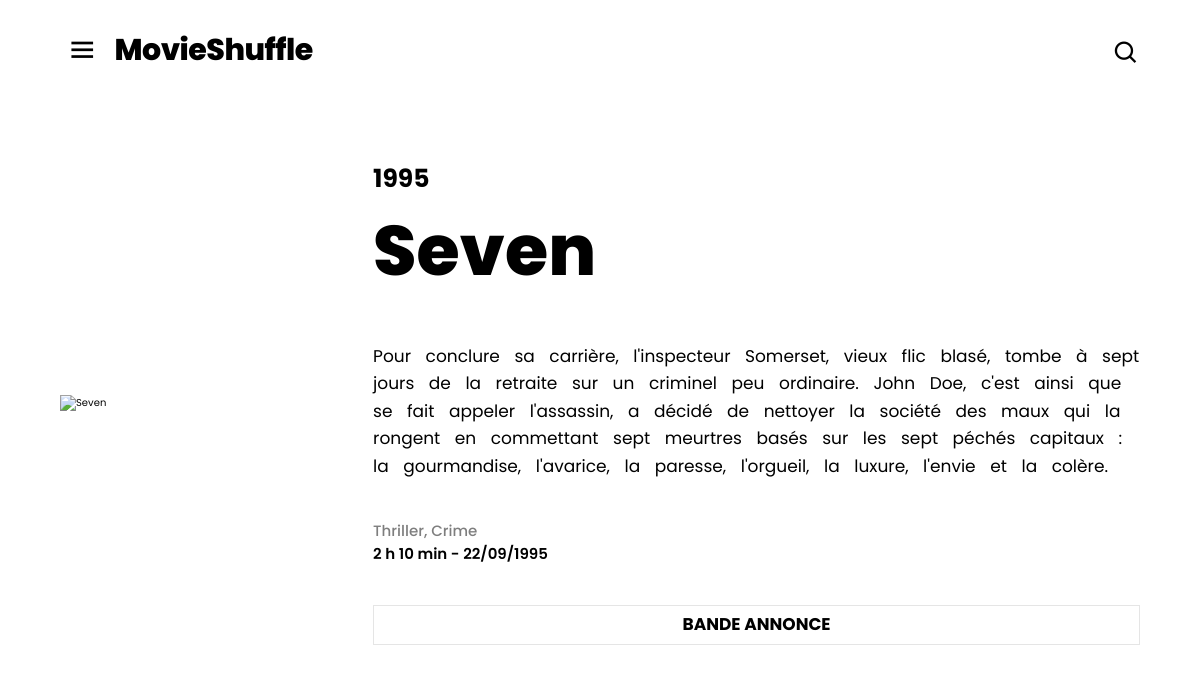
The page /movie.php?id=12 on the database its author committed.
### tables this page shows
CREATE TABLE movie
(
    id          SMALLINT PRIMARY KEY AUTO_INCREMENT,
    title       VARCHAR(255) NOT NULL,
    description TEXT,
    releaseDate DATE,
    duration    MEDIUMINT,
    video       VARCHAR(255)
);

### movie.php (the view, shortened to what this page needs)
<?php
    function convertTime($duration): string
    {
        $hours = floor($duration / 60);
        $minutes = $duration % 60;
        return "{$hours} h {$minutes} min";
    }
    $data = array('title' => 'Film Introuvable');
    if (isset($_GET['id'])) {
        $db = new PDO("mysql:host=localhost:3306;dbname=movieShuffle", 'root', 'rootroot');
        $query = "SELECT movie.id, movie.title, movie.description, movie.releaseDate, movie.duration, movie.video, movie.poster, GROUP_CONCAT(genre.name SEPARATOR ', ') AS genres FROM movie
                      JOIN movie_genre ON movie.id = movie_genre.movie_id
                      JOIN genre ON genre.id = movie_genre.genre_id
                      WHERE movie.id = :id
                      GROUP BY movie.id";
        $stmt = $db->prepare($query);
        $stmt->bindParam(':id', $_GET['id']);
        $stmt->execute();
        $data = $stmt->fetch();
        if(!empty($data)){
            $data['duration'] = convertTime($data['duration']);
        }else{
            $data = array('title' => 'Film Introuvable');
        }
    }
?>
<?php include('templates/header.php') ?>
<section class="movie">
    <div class="movie__container">
        <img src="assets/images/poster/<?= $data['poster'] ?>"
             alt="<?= $data['title'] ?>" class="movie__poster">
        <div class="movie__content">
            <div class="movie__content-infos">
                <span class="movie__content-year"><?= substr($data['releaseDate'], 0, 4) ?></span>
                <h1 class="movie__content-title"><?= $data['title'] ?></h1>
            </div>
            <p class="movie__content-description"><?= $data['description'] ?></p>
            <div class="movie__content-infos">
                <span class="movie__content-gender"><?= $data['genres'] ?></span>
                <span class="movie__content-info">
                    <?= $data['duration'] ?>
                    -
                    <?= date('d/m/Y', strtotime($data['releaseDate'])) ?>
                </span>
            </div>
            <a href="<?= $data['video'] ?>" target="_blank" class="movie__content-button">Bande annonce</a>
        </div>
    </div>
</section>
<?php include ('templates/footer.php') ?>

### assets/styles/css/style.css (style rules this page uses)
* { margin: 0; box-sizing: border-box; }
*:before, *:after { box-sizing: border-box; }
html { font-family: "Poppins", sans-serif; font-size: 62.5%; scroll-behavior: smooth; }
body { line-height: 1.5; -webkit-font-smoothing: antialiased; }
p, h1, h2, h3, h4, h5, h6 { overflow-wrap: break-word; }
img, video, canvas, svg { max-width: 100%; }
a { text-decoration: none; color: inherit; }
.movie { width: 100%; height: 100%; display: grid; place-items: center; margin: 4rem 0 0 0; }
.movie__container { width: 100%; height: 100%; display: flex; align-items: center; gap: 6rem; }
.movie__poster { width: 33%; }
.movie__content { width: 100%; height: 100%; display: flex; flex-direction: column; align-items: flex-start; justify-content: flex-end; gap: 4rem; }
.movie__content-infos { width: 100%; display: flex; flex-direction: column; align-items: flex-start; justify-content: center; }
.movie__content-year { font-size: 2.5rem; font-weight: 700; }
.movie__content-title { font-size: 7rem; font-weight: 800; }
.movie__content-description { font-size: 1.7rem; font-weight: 400; line-height: 2.75rem; word-spacing: 1rem; }
.movie__content-gender { font-size: 1.5rem; font-weight: 500; opacity: 0.5; }
.movie__content-info { font-size: 1.5rem; font-weight: 600; }
.movie__content-button { width: 100%; height: 4rem; display: grid; place-items: center; font-size: 1.7rem; font-weight: 700; text-transform: uppercase; border: 0.1rem solid rgba(0, 0, 0, 0.1); transition: all 0.7s ease; }

### rows shown on the page
movie: releaseDate "1995", title "Seven", description "Pour conclure sa carrière, l'inspecteur Somerset, vieux flic blasé, tombe à sept jours de la retraite sur un criminel peu ordinaire. John Doe, c'est ainsi que se fait appeler l'assassin, a décidé de nettoyer la société des maux qui la rongent en commettant sept meurtres basés sur les sept péchés capitaux : la gourmandise, l'avarice, la paresse, l'orgueil, la luxure, l'envie et la colère.", releaseDate "22/09/1995"

### other values the page prints
$data['genres'] "Thriller, Crime"
$data['duration'] "2 h 10 min"
